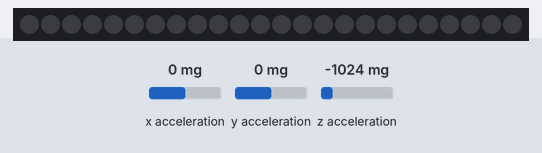
This program was run on a simulated BBC micro:bit (MakeCode). Shown: 24 RGB LEDs in strip order, left to right. The test bench sets the inputs (shaded band); at power-on: x acceleration 0 mg, y acceleration 0 mg, z acceleration -1024 mg. Dim RGB values are drawn brighter than linear.

Above: at 1.2 s.
1.3 s: x acceleration set to -1440 mg
At 4.1 s:
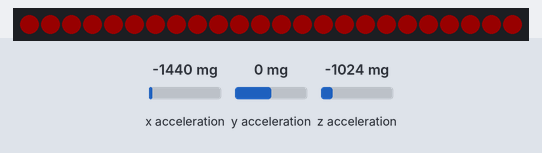
4.3 s: y acceleration set to -1440 mg
At 7.1 s:
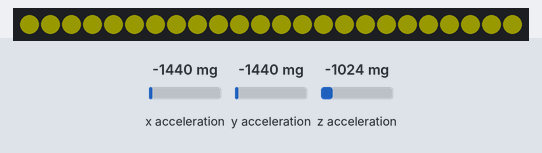
7.3 s: z acceleration set to -1440 mg
At 10.1 s:
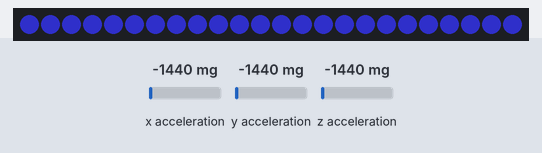
10.3 s: x acceleration set to -750 mg
At 13.1 s:
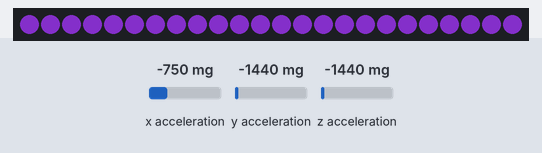
13.3 s: y acceleration set to -750 mg
At 16.1 s:
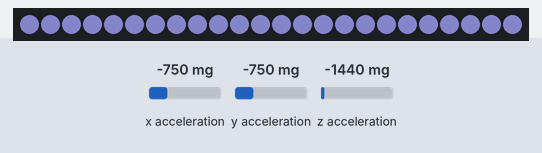
16.3 s: z acceleration set to 0 mg
At 16.48 s:
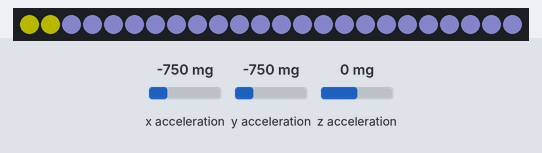

The program:

acceleration_leds.py
```python
strip = neopixel.create(DigitalPin.P0, 24, NeoPixelMode.RGB_RGB)
strip2 = neopixel.create(DigitalPin.P0, 24, NeoPixelMode.RGB)
while True:
    x = input.acceleration(Dimension.X) / 2
    y = input.acceleration(Dimension.Y) / 2
    z = input.acceleration(Dimension.Z) / 2
    strip.shift(1)
    strip.set_pixel_color(0, neopixel.rgb(x, y, 0 - z))
    strip.show()
    strip2.shift(1)
    strip2.set_pixel_color(0, neopixel.rgb(x, y, 0 - z))
    strip2.show()
    basic.pause(100)
```

Measured:
- after the input at 1.3 s, the LEDs: first change at once (image 1 shows a later state)
- after the input at 4.3 s, the LEDs: first change after 0.08 s (image 2 shows a later state)
- after the input at 7.3 s, the LEDs: first change at once (image 3 shows a later state)
- after the input at 10.3 s, the LEDs: first change at once (image 4 shows a later state)
- after the input at 13.3 s, the LEDs: first change after 0.07 s (image 5 shows a later state)
- after the input at 16.3 s, the LEDs: first change at once (image 6 shows a later state)
